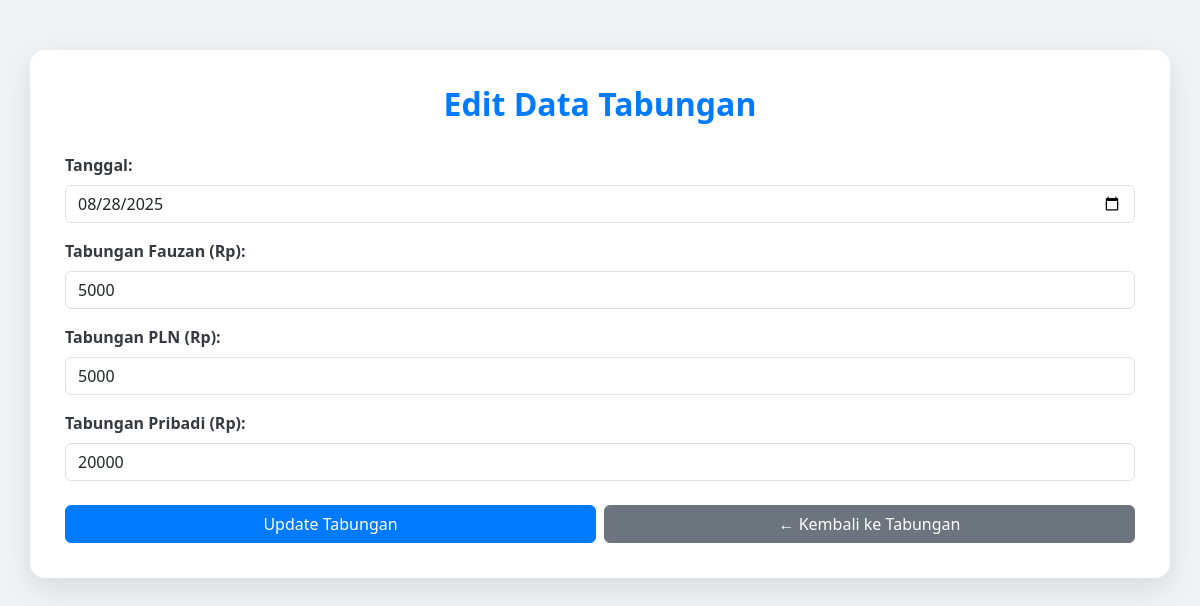
The app's page /edit_tabungan.php?id=82 with its own data.
### tables this page shows
CREATE TABLE `tabungan` (
  `id` int(11) NOT NULL,
  `tanggal` date NOT NULL,
  `fauzan` int(11) DEFAULT 0,
  `pln` int(11) DEFAULT 0,
  `pribadi` int(11) DEFAULT 0
);

### edit_tabungan.php (the view, shortened to what this page needs)
<?php
include 'koneksi.php';
$tanggal = date('Y-m-d');
$fauzan = 0;
$pln = 0;
$pribadi = 0;
if (isset($_GET['id'])) {
    $id = $_GET['id'];
    $stmt = $conn->prepare("SELECT tanggal, fauzan, pln, pribadi FROM tabungan WHERE id = ?");
    $stmt->bind_param("i", $id);
    $stmt->execute();
    $result = $stmt->get_result();
    if ($result->num_rows > 0) {
        $row = $result->fetch_assoc();
        $tanggal = $row['tanggal'];
        $fauzan = $row['fauzan'];
        $pln = $row['pln'];
        $pribadi = $row['pribadi'];
    } else {
        header("Location: tabungan.php");
        exit();
    }
} else {
    header("Location: tabungan.php");
    exit();
}
?>
<!DOCTYPE html>
<html lang="id">
<head>
    <link href="https://cdn.jsdelivr.net/npm/bootstrap@5.3.3/dist/css/bootstrap.min.css" rel="stylesheet">
</head>
<body>
    <div class="container">
        <h2>Edit Data Tabungan</h2>
        <form method="post" class="needs-validation" novalidate>
            <div class="mb-3">
                <label for="tanggal" class="form-label">Tanggal:</label>
                <input type="date" class="form-control" id="tanggal" name="tanggal" value="<?= htmlspecialchars($tanggal) ?>" required>
            </div>
            <div class="mb-3">
                <label for="fauzan" class="form-label">Tabungan Fauzan (Rp):</label>
                <input type="number" class="form-control" id="fauzan" name="fauzan" value="<?= htmlspecialchars($fauzan) ?>" placeholder="Jumlah Tabungan Fauzan" required>
            </div>
            <div class="mb-3">
                <label for="pln" class="form-label">Tabungan PLN (Rp):</label>
                <input type="number" class="form-control" id="pln" name="pln" value="<?= htmlspecialchars($pln) ?>" placeholder="Jumlah Tabungan PLN" required>
            </div>
            <div class="mb-4">
                <label for="pribadi" class="form-label">Tabungan Pribadi (Rp):</label>
                <input type="number" class="form-control" id="pribadi" name="pribadi" value="<?= htmlspecialchars($pribadi) ?>" placeholder="Jumlah Tabungan Pribadi" required>
            </div>
            <div class="row g-2">
                <div class="col-12 col-md-6">
                    <button type="submit" name="submit" class="btn btn-primary w-100">Update Tabungan</button>
                </div>
                <div class="col-12 col-md-6">
                    <a href="tabungan.php" class="btn btn-secondary w-100">← Kembali ke Tabungan</a>
                </div>
            </div>
        </form>
    </div>
</body>
</html>

### edit_tabungan.php (style rules this page uses)
body { background-color: #f0f2f5; font-family: 'Segoe UI', Tahoma, Geneva, Verdana, sans-serif; }
.container { margin-top: 50px; margin-bottom: 50px; background-color: #ffffff; padding: 35px; border-radius: 15px; box-shadow: 0 10px 30px rgba(0, 0, 0, 0.1); }
h2 { color: #007bff; text-align: center; margin-bottom: 30px; font-weight: 700; }
.form-label { font-weight: 600; color: #343a40; }
.btn-primary { background-color: #007bff; border-color: #007bff; transition: background-color 0.3s ease, border-color 0.3s ease; }
.btn-secondary { background-color: #6c757d; border-color: #6c757d; transition: background-color 0.3s ease, border-color 0.3s ease; }

### records on screen
tabungan: tanggal "08/28/2025", fauzan "5000", pln "5000", pribadi "20000"
